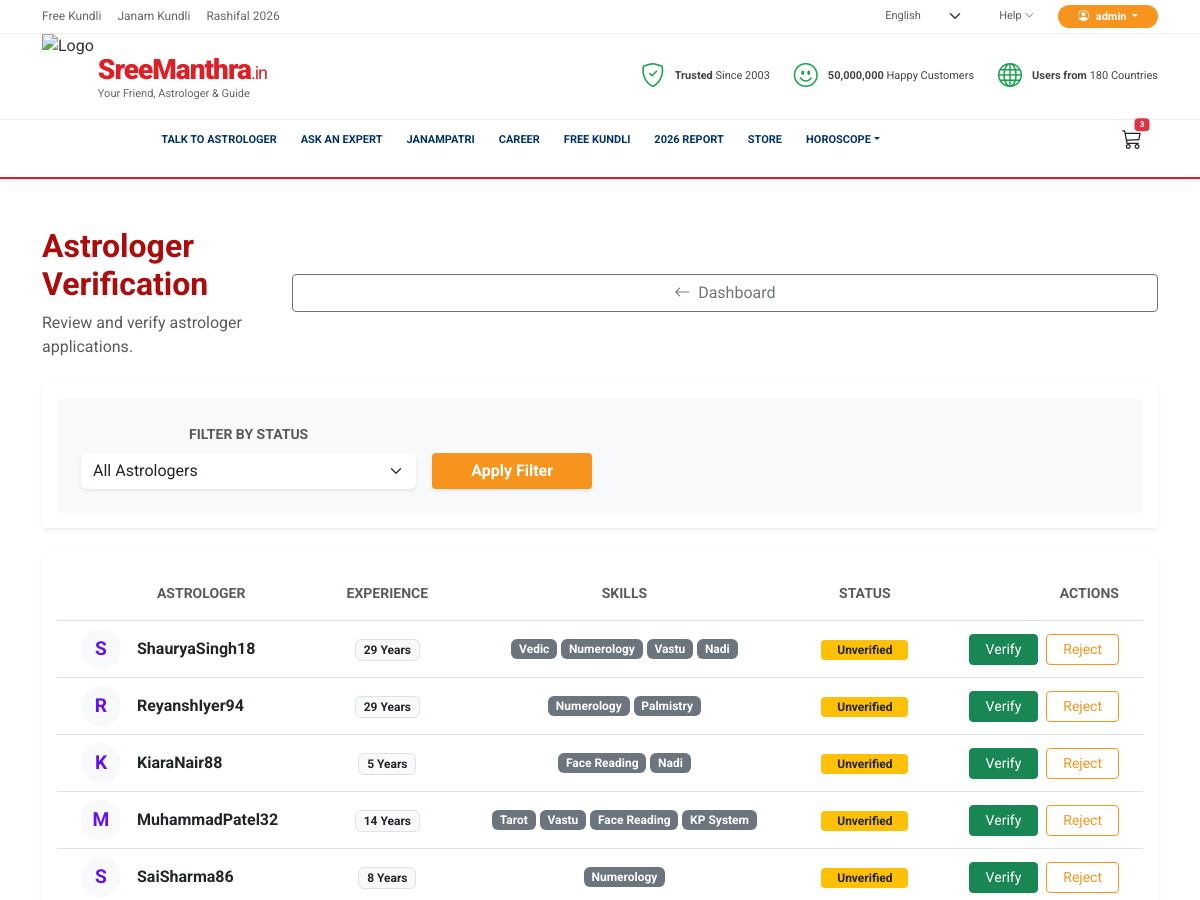
Before: /accounts/admin-dashboard/astrologers/ (signed in, upper part) with the older database file.
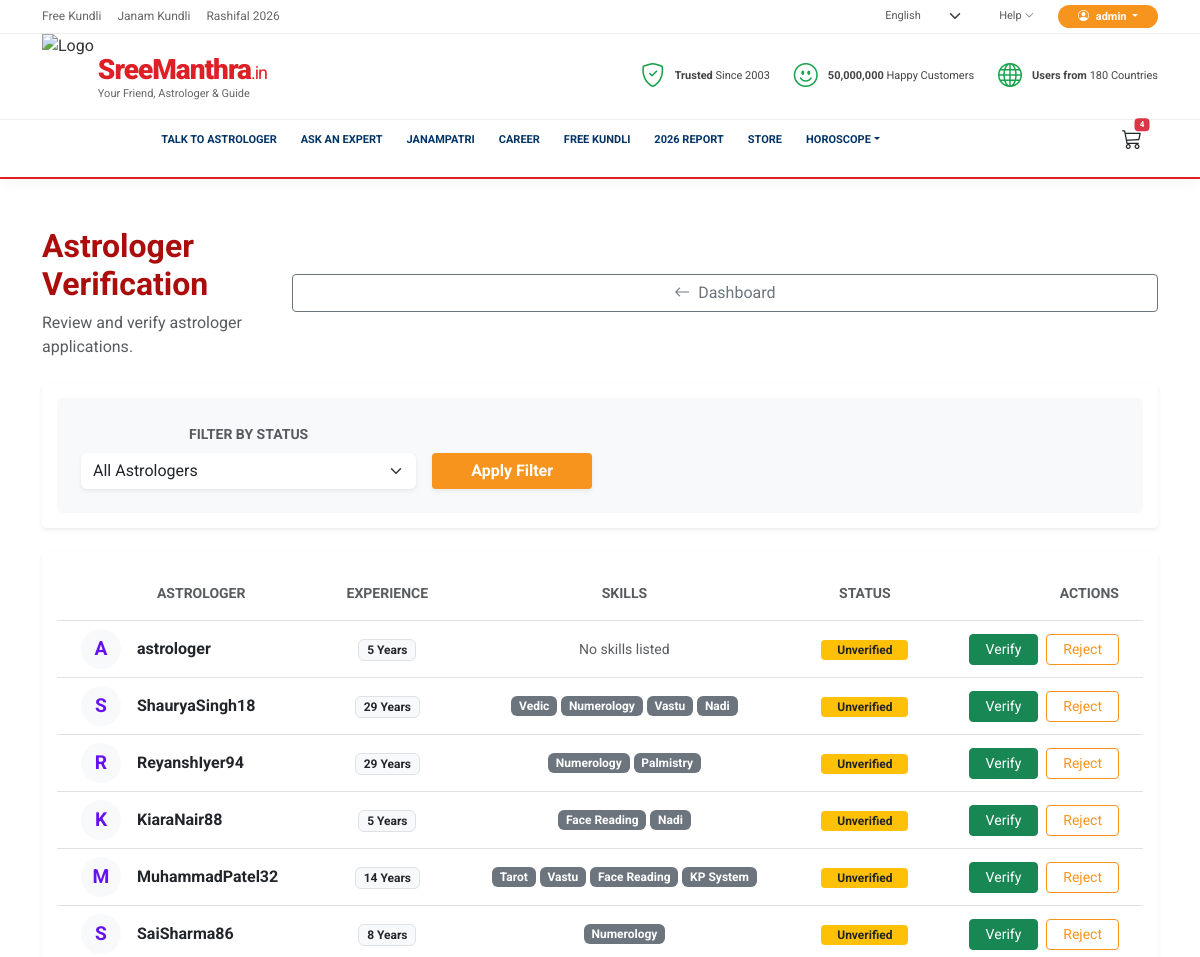
After: the same page with the newer database file.
### accounts/models.py (models this page shows)
class User(AbstractUser):
    pass
    class Meta:
        verbose_name = 'User'
        verbose_name_plural = 'Users'

### astrologers/models.py (models this page shows, shortened)
class AstrologerProfile(models.Model):
    user = models.OneToOneField(settings.AUTH_USER_MODEL, on_delete=models.CASCADE, related_name='astrologer_profile')
    bio = models.TextField()
    experience_years = models.IntegerField(default=0)
    skills = models.ManyToManyField(Skill)
    languages = models.ManyToManyField(Language)
    chat_price_per_minute = models.DecimalField(max_digits=6, decimal_places=2, default=10.00)
    call_price_per_minute = models.DecimalField(max_digits=6, decimal_places=2, default=15.00)
    rating = models.DecimalField(max_digits=3, decimal_places=2, default=0.0)
    is_verified = models.BooleanField(default=False)

class Skill(models.Model):
    name = models.CharField(max_length=50)

### accounts/views.py (the view)
# urls.py: path('admin-dashboard/astrologers/', views.admin_astrologer_list, name='admin_astrologer_list'),
@staff_member_required
def admin_astrologer_list(request):
    filter_status = request.GET.get('filter')
    astrologers = AstrologerProfile.objects.all().order_by('is_verified', '-id')
    if filter_status == 'verified':
        astrologers = astrologers.filter(is_verified=True)
    elif filter_status == 'unverified':
        astrologers = astrologers.filter(is_verified=False)
    return render(request, 'accounts/admin_astrologer_list.html', {
        'astrologers': astrologers,
        'current_filter': filter_status
    })

### templates/accounts/admin_astrologer_list.html (shortened to what the changed rows need)
{% extends 'base.html' %}
{% block content %}
<div class="container py-3 py-md-5" style="min-height: 80vh;">
    <div class="d-flex flex-column flex-md-row justify-content-between align-items-center mb-4">
        <div class="mb-3 mb-md-0">
            <h2 class="fw-bold" style="color: #ab0d0d;">Astrologer Verification</h2>
        </div>
    </div>
    <div class="card border-0 shadow-sm">
        <div class="table-responsive">
            <table class="table align-middle mb-0 table-hover">
                <thead class="bg-light">
                    <tr>
                        <th class="ps-4 py-3 text-uppercase text-muted small">Astrologer</th>
                        <th class="py-3 text-uppercase text-muted small">Experience</th>
                        <th class="py-3 text-uppercase text-muted small">Skills</th>
                        <th class="py-3 text-uppercase text-muted small">Status</th>
                        <th class="py-3 text-uppercase text-muted small text-end pe-4">Actions</th>
                    </tr>
                </thead>
                <tbody>
                    {% for astrologer in astrologers %}
                    <tr>
                        <td class="ps-4">
                            <div class="d-flex align-items-center">
                                <div class="bg-light rounded-circle d-flex align-items-center justify-content-center text-primary fw-bold me-3 text-uppercase"
                                    style="width: 40px; height: 40px; font-size: 1.2rem; color: #6610f2 !important;">
                                    {{ astrologer.user.username|first }}
                                </div>
                                <div class="fw-bold text-dark">{{ astrologer.user.username }}</div>
                            </div>
                        </td>
                        <td>
                            <span class="badge bg-light text-dark border">{{ astrologer.experience_years }} Years</span>
                        </td>
                        <td>
                            {% if astrologer.skills.all %}
                            {% for skill in astrologer.skills.all %}
                            <span class="badge bg-secondary mb-1">{{ skill.name }}</span>
                            {% endfor %}
                            {% else %}
                            <span class="text-muted small">No skills listed</span>
                            {% endif %}
                        </td>
                        <td>
                            {% if astrologer.is_verified %}
                            <span class="badge bg-success rounded-pill px-3">Verified</span>
                            {% else %}
                            <span class="badge bg-warning text-dark rounded-pill px-3">Unverified</span>
                            {% endif %}
                        </td>
                        <td class="text-end pe-4">
                            {% if not astrologer.is_verified %}
                            <form method="post" action="{% url 'accounts:admin_verify_astrologer' astrologer.pk %}"
                                style="display:inline;">
                                <button type="submit" name="action" value="approve"
                                    class="btn btn-sm btn-success rounded-pill px-3 me-1">Verify</button>
                            </form>
                            {% endif %}
                            <form method="post" action="{% url 'accounts:admin_verify_astrologer' astrologer.pk %}"
                                style="display:inline;">
                                <button type="submit" name="action" value="reject"
                                    class="btn btn-sm btn-outline-danger rounded-pill px-3"
                                    onclick="return confirm('Are you sure you want to reject/remove verification?');">Reject</button>
                            </form>
                        </td>
                    </tr>
                    {% empty %}
                    <tr>
                        <td colspan="5" class="text-center py-5 text-muted">No astrologers found.</td>
                    </tr>
                    {% endfor %}
                </tbody>
            </table>
        </div>
    </div>
</div>
{% endblock %}

### templates/base.html (shortened to what the changed rows need)
<!DOCTYPE html>
{% load static %}
{% load i18n %} {% load custom_filters %}
<html lang="{{ LANGUAGE_CODE }}">
  <head>
    <link href="https://cdn.jsdelivr.net/npm/bootstrap@5.3.2/dist/css/bootstrap.min.css" rel="stylesheet"/>
    <link href="https://cdn.jsdelivr.net/npm/bootstrap-icons/font/bootstrap-icons.css" rel="stylesheet"/>
    <link rel="stylesheet" href="{% static 'css/style.css' %}?v={{ 1737807500 }}" />
    <link rel="stylesheet" href="{% static 'css/mobile_styles.css' %}?v={{ 1737807500 }}" />
    <link rel="stylesheet" href="{% static 'css/overflow_fix.css' %}?v={{ 1737807500 }}" />
  </head>
  <body>
    <header class="sacred-header">
      <div class="top-utility-row py-1 d-none d-lg-block">
        <div class="container d-flex justify-content-between align-items-center">
          <div class="d-flex align-items-center gap-4 utility-actions">
                  {% get_current_language as CURRENT_LANG %} {% get_available_languages as LANGUAGES %}
            {% if user.is_authenticated %}
            <div class="d-flex align-items-center gap-3">
               <div class="dropdown">
                  <a class="login-auth-btn dropdown-toggle" href="#" data-bs-toggle="dropdown">
                    <i class="bi bi-person-circle me-1"></i> {{ user.username|truncatechars:10 }}
                  </a>
               </div>
            </div>
            {% else %}
            <a href="{% url 'accounts:login' %}" class="login-auth-btn"><i class="bi bi-person-circle me-1"></i> Log In / Sign up</a>
            {% endif %}
          </div>
        </div>
      </div>
      <nav class="navbar navbar-expand-lg navbar-light sacred-nav p-0 d-none d-lg-block">
        <div class="container d-flex">
          <div class="ms-auto d-flex align-items-center">
            <a href="{% url 'astromall:view_cart' %}" class="nav-link position-relative text-dark px-3">
              <i class="bi bi-cart3 fs-5"></i>
              {% if user.cart_items.count > 0 %}
              <span class="badge rounded-pill bg-danger position-absolute top-10 start-90 translate-middle" style="font-size: 8px;">{{ user.cart_items.count }}</span>
              {% endif %}
            </a>
          </div>
        </div>
      </nav>
    </header>
    <main>{% block content %} {% endblock %}</main>
                    {% get_current_language as CURRENT_LANG %} {% get_available_languages as LANGUAGES %}
  </body>
</html>

Changed rows visible on the page:
changed User "admin": cart_items.count "3" → "4"
added AstrologerProfile: user.username|first "A", user.username "astrologer", experience_years "5", shows "No skills listed", is_verified "Unverified"
